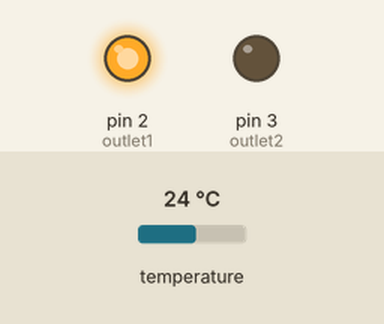
Bench run of a sketch on a simulated Arduino Uno, built with avr-gcc and run on an emulated ATmega328P. Shown: output pins drawn as LEDs (lit = HIGH). The inputs (shaded band) are chosen by the test bench; at power-on: temperature 24 °C. The local clock reads 2024-03-15 10:24:30 at power-on unless the sketch sets it; what the sketch prints to the serial monitor is not drawn.

Above: at 0.1 s.
Timing chart, 0 to 1.6 s (numbered marks = the images above):
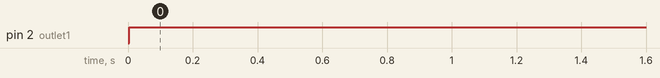

The sketch:

ChickenPower.ino
```cpp
#include "DS3231.h"

// Init the DS3231 using the hardware interface
DS3231  rtc(SDA, SCL);
int tempC;
int tempF;
int outlet1=2;
int outlet2=3;

void setup()
{
  // Setup Serial connection
  Serial.begin(115200);
  pinMode(outlet1, OUTPUT);
  pinMode(outlet2, OUTPUT);

  // Initialize the rtc object
  rtc.begin();
}

void loop()
{

  tempC = rtc.getTemp();
  tempF = (tempC * 1.8) + 32.0; // Convert C to F
  Serial.print("TempF=");
  Serial.print(tempF);
  Serial.print(", ");
  String t = rtc.getTimeStr();
  Serial.print("time=");
  Serial.print(t);
  String h = t.substring(0,2);
  long long_h = h.toInt();

  if(tempF<=32){ //If it's freezing, turn on the water heater
    digitalWrite(outlet1,LOW);
    Serial.print(", Heater=On,");
  }
  if(tempF>=33){ //If not, turn it off
    digitalWrite(outlet1,HIGH);
    Serial.print(", Heater=Off");
  }
  if(long_h>7 && long_h<20){ //My coop is dark so turn on a light during the day
    digitalWrite(outlet2,LOW);
    Serial.print(", Light=On");
  }
  else{ //Off at night.
    digitalWrite(outlet2,HIGH);
    Serial.print(", Light=Off");
  }
  Serial.print('\n');

  // Wait one second before repeating :)
  delay (1000);
}
```

Measured:
- by itself, pin 2 (outlet1): LOW → HIGH at 0.00 s
